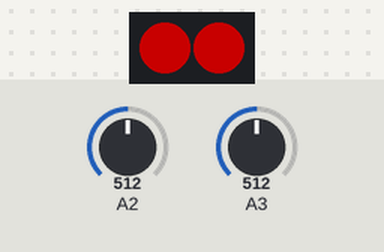
Bench run of a sketch on a simulated Arduino Uno, built with avr-gcc and run on an emulated ATmega328P. Shown: 2 RGB LEDs in strip order, left to right. The inputs (shaded band) are chosen by the test bench; at power-on: A2 = 512, A3 = 512. Dim RGB values are drawn brighter than linear.

Above: at 1.8 s.
1.9 s: A2 set to 122
At 2.5 s:
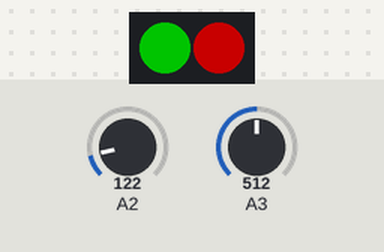
3.4 s: A3 set to 122
At 3.8 s:
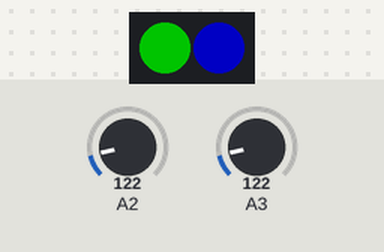
4.9 s: A2 set to 0
At 6.1 s:
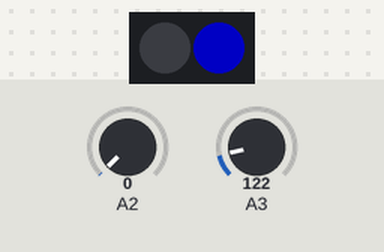
6.4 s: A3 set to 0
At 7.3 s:
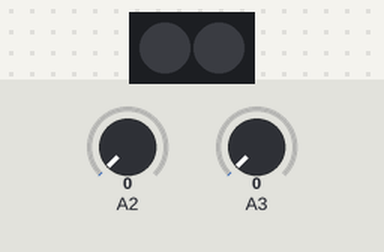
7.9 s: A2 set to 306
At 9.0 s:
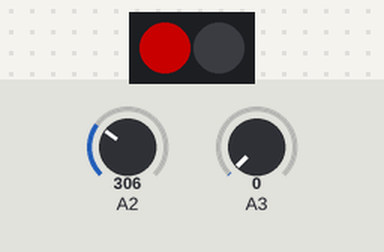
9.4 s: A3 set to 122
At 10.2 s:
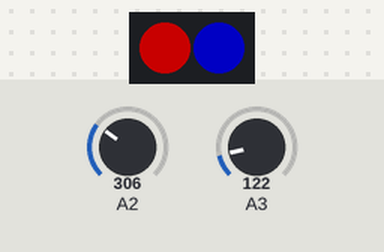
Timing chart, 0 to 11.9 s (numbered marks = the images above; inputs shaded):
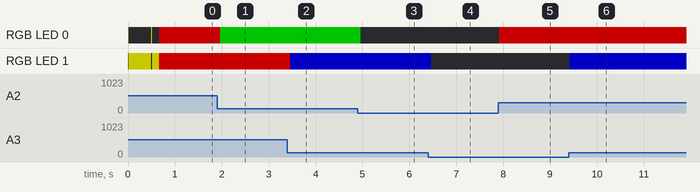

Measured:
- after the input at 1.9 s, RGB LED 0: RGB(100, 0, 0) → RGB(0, 92, 0) after 0.06 s
- after the input at 3.4 s, RGB LED 1: RGB(100, 0, 0) → RGB(0, 0, 92) after 0.07 s
- after the input at 4.9 s, RGB LED 0: RGB(0, 92, 0) → off after 0.07 s
- after the input at 6.4 s, RGB LED 1: RGB(0, 0, 92) → off after 0.07 s
- after the input at 7.9 s, RGB LED 0: off → RGB(100, 0, 0) at once
- after the input at 9.4 s, RGB LED 1: off → RGB(0, 0, 92) at once

The sketch:

sk400-levelmeter.ino
```cpp
  #include <Adafruit_NeoPixel.h>
#include <Timer.h>
#define PIN            0
#define NUMPIXELS      2
Adafruit_NeoPixel pixels = Adafruit_NeoPixel(NUMPIXELS, PIN, NEO_GRB + NEO_KHZ800);

float volts_pos,volts_neg;
Timer	t;

void setup() {
	//analogReference(INTERNAL2V56);
	pixels.setBrightness(100);
	pixels.begin();

	for (char i=0; i < 4; i++) {
		pixels.setPixelColor(0, pixels.Color(255,255,0));
		pixels.setPixelColor(1, pixels.Color(0,0,0));
    	pixels.show();
		delay(15);
		pixels.setPixelColor(0, pixels.Color(0,0,0));
		pixels.setPixelColor(1, pixels.Color(255,255,0));
    	pixels.show();
		delay(150);
	}
	pixels.setPixelColor(0, pixels.Color(0,0,0));
	pixels.setPixelColor(1, pixels.Color(0,0,0));
    pixels.show();

	t.every(50,update);
}

void update () {
	float power;

	if (volts_pos < 0.7) {
		power = volts_pos / 0.7;
		power = sqrt(power);
		power *= 255.;
		pixels.setPixelColor(0, pixels.Color(0,power,0));
	} else if (volts_pos < 1.4) {
		power = (volts_pos-0.7) / 0.7;
		power = sqrt(power);
		power *= 255.;
		pixels.setPixelColor(0, pixels.Color( power,255,0));
	} else {
		pixels.setPixelColor(0, pixels.Color(255,0,0));
	}

	if (volts_neg < 0.7) {
		power = sqrt(volts_neg / 0.7);
		power *= 255.;
		pixels.setPixelColor(1, pixels.Color(0,0,power));
	} else if (volts_neg < 1.4) {
		power = sqrt((volts_neg-0.7) / 0.7);
		power *= 255.;
		pixels.setPixelColor(1, pixels.Color( power,0,255));
	} else {
		pixels.setPixelColor(1, pixels.Color(255,0,0));
	}

	volts_pos = 0.;
	volts_neg = 0.;

    pixels.show();
}


void loop() {
	float temp = analogRead(A2);
	temp = temp / 205.;
	if (temp > volts_pos) volts_pos = temp;
	temp = analogRead(A3);
	temp = temp / 205.;
	if (temp > volts_neg) volts_neg = temp;
	t.update();
}
```
